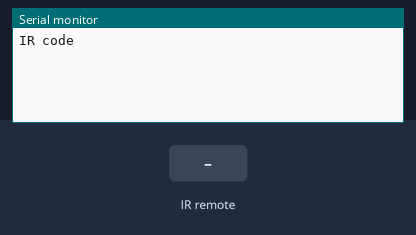
A sketch run on a simulated Arduino Uno, built with avr-gcc and run on an emulated ATmega328P. Shown: the last lines printed to the serial monitor. Inputs (shaded band) come from the test bench.

Above: at 0.8 s.
0.9 s: infrared code 0x189712ED received
At 2.1 s:
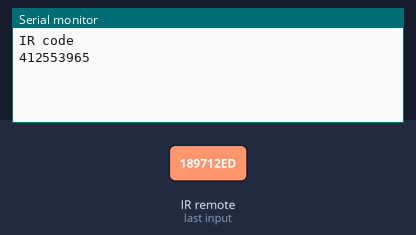
2.4 s: infrared code 0x1897926D received
At 3.4 s:
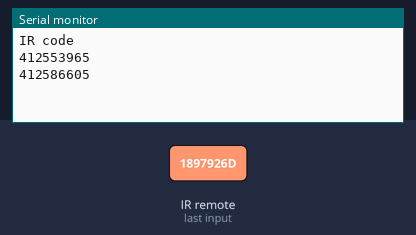

The sketch:

IR_Convertor.ino
```cpp
#include <IRremote.h>

const int RECV_PIN = 11;
const long NEC_VOL_UP = 412553965;
const long NEC_VOL_DOWN = 412586605;

void setup() {
  Serial.begin(9600);
  pinMode(RECV_PIN, INPUT);

  // Initialize IR receiver
  IRrecv irrecv(RECV_PIN);
  irrecv.enableIRIn();
  Serial.println("IR code");

  // Loop for receiving and processing IR signals
  while (true) {
    decode_results results;
    if (irrecv.decode(&results)) {
      Serial.println(results.value);
      irrecv.resume();

      if (results.value == NEC_VOL_UP) {
        volUp();
      } else if (results.value == NEC_VOL_DOWN) {
        volDown();
      }
    }
  }
}

void volUp() {
  IRsend irsend;
  for (int i = 0; i < 2; i++) {
    int khz = 38; // 38kHz carrier frequency for the NEC protocol
    unsigned int irSignal[] = {1200, 450, 1200, 450, 1250, 450, 1200, 450, 400, 1300, 400, 1250, 400, 1300, 400, 1300, 350, 1300, 1200, 450, 400, 1300, 400};
    irsend.sendRaw(irSignal, sizeof(irSignal) / sizeof(irSignal[0]), khz);

    delay(40);
  }
}

void volDown() {
  IRsend irsend;
  for (int i = 0; i < 2; i++) {
    int khz = 38; // 38kHz carrier frequency for the NEC protocol
    unsigned int irSignal[] = {1250, 450, 1250, 450, 1200, 450, 1250, 450, 350, 1300, 400, 1300, 350, 1300, 400, 1300, 1200, 450, 400, 1250, 400, 1300, 400};
    irsend.sendRaw(irSignal, sizeof(irSignal) / sizeof(irSignal[0]), khz);

    delay(40);
  }
}
```

Measured:
- after the input at 0.9 s, the serial monitor: prints a new line at once (image 1)
- after the input at 2.4 s, the serial monitor: prints a new line at once (image 2)
